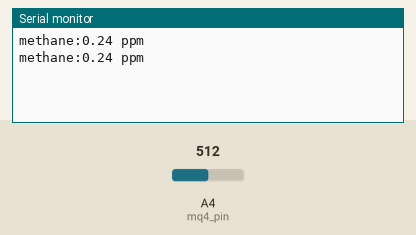
Bench run of a sketch on a simulated Arduino Uno, built with avr-gcc and run on an emulated ATmega328P. Parts: the last lines printed to the serial monitor. The test bench sets the inputs (shaded band); at power-on: A4 (mq4_pin) = 512.

Above: at 1.8 s.
1.9 s: A4 (mq4_pin) set to 1023
At 2.8 s:
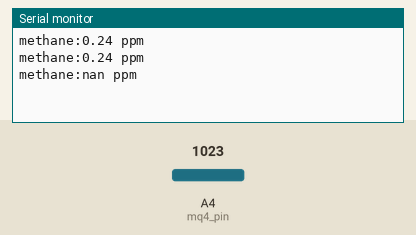
4.5 s: A4 (mq4_pin) set to 900
At 5.8 s:
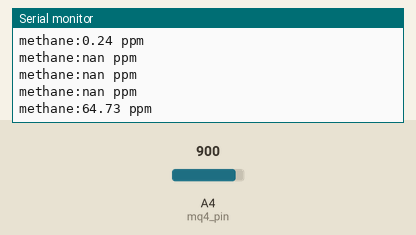

The sketch:

mq4_final.ino
```cpp
void setup()
{
Serial.begin(9600); //Set serial baud rate to 9600 bps
}

void loop()
{
  int mq4_pin=A4;
int mq4_val;
float mq4_ppm;
float mq4_ro;
float mq4_ratio;
float mq4_rs;
mq4_ro=10; //kOhm
int i;
float mq4_RL_VALUE=200;
mq4_val=analogRead(mq4_pin);//Read Gas value from analog 0
//Serial.println 1(val,DEC);//Print the value to serial port
//ppm=1021*pow((1),-2.7887);
//calculate rs/ro

mq4_rs=((mq4_RL_VALUE * (1021 - mq4_val) / mq4_val));
mq4_ratio=mq4_rs/mq4_ro;

//Serial.println 1(RL_VALUE);
//Serial.println 1("\n");

Serial.print("methane:");

mq4_ppm=1021*pow((mq4_ratio),-2.7887);

Serial.print(mq4_ppm);
Serial.println(" ppm");
Serial.println("\n");

delay(1000);
}
```

Measured:
- after the input at 1.9 s, the serial monitor: prints a new line after 0.10 s (image 1)
- after the input at 4.5 s, the serial monitor: prints a new line after 0.50 s (image 2)
